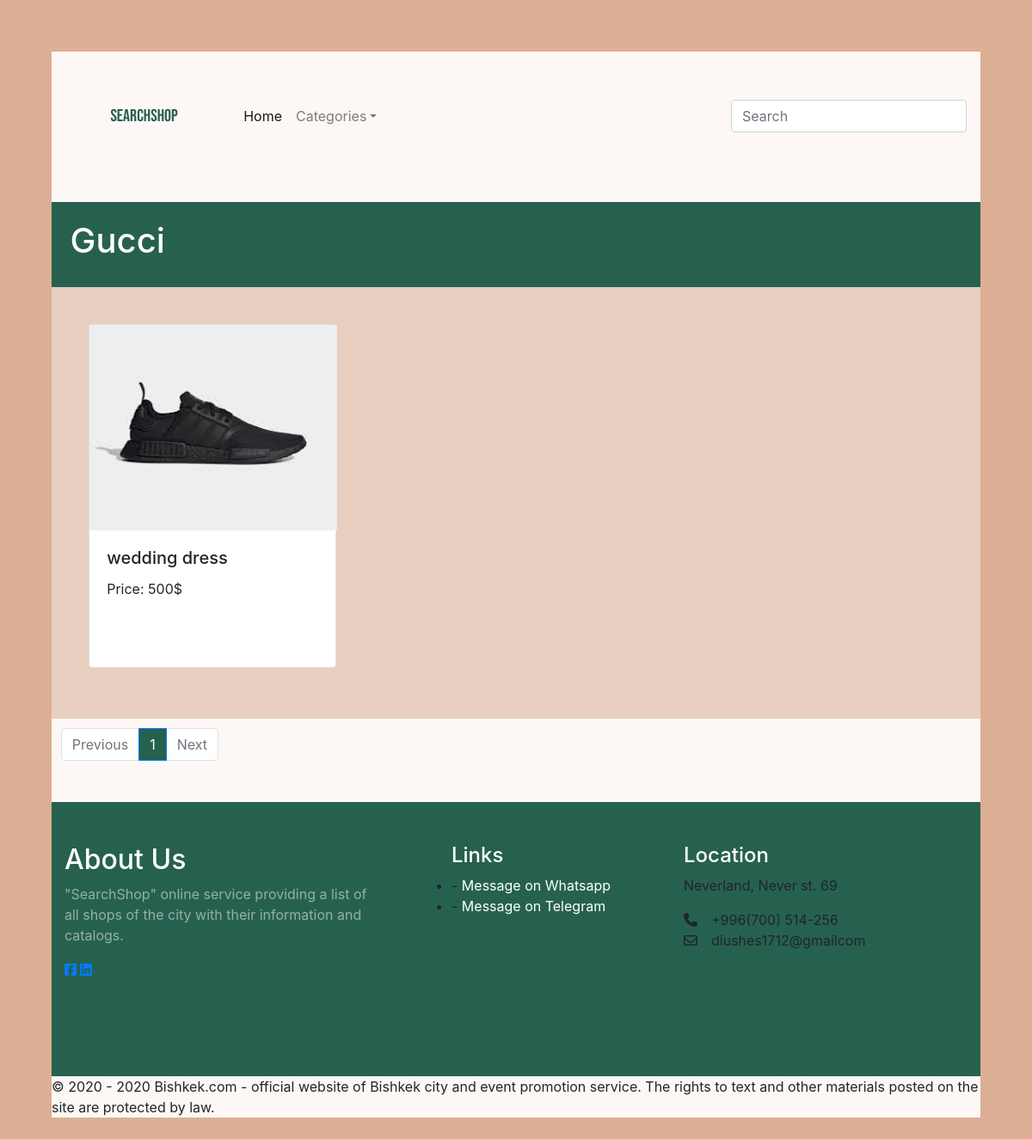
The app's page /mainpage/shops/4/ with its own data.
### mainpage/models.py (models this page shows, shortened)
class Shop(models.Model):
    name = models.CharField(max_length=100)
    address = models.CharField(max_length=200)
    contacts = models.CharField(max_length=100)
    image = models.ImageField(max_length=120)
    date_pub = models.DateTimeField(auto_now_add=True)
    category = models.ForeignKey(Category, on_delete=models.CASCADE)
    class Meta:
        ordering = ['-date_pub']

class Product(models.Model):
    name = models.CharField(max_length=150)
    price = models.CharField(max_length=50)
    image = models.ImageField(max_length=120)
    shop = models.ForeignKey(Shop, on_delete=models.CASCADE)

### mainpage/views.py (the view)
# urls.py: path("mainpage/shops/<int:pk>/", Catalog, name="catalog"),
def Catalog(request, pk):
    search_query = request.GET.get('search', '')
    if search_query:
        shops = Shop.objects.filter(name__icontains=search_query)
    else:
        shops = Shop.objects.all()
    shop = Shop.objects.get(id=pk)
    products = Product.objects.filter(shop=pk)
    paginator = Paginator(products, 9)
    page_number = request.GET.get('page',1)
    page = paginator.get_page(page_number)
    is_paginated = page.has_other_pages()
    if page.has_previous():
        prev_url = '?page={}'.format(page.previous_page_number())
    else:
        prev_url = ''
    if page.has_next():
        next_url = '?page{}'.format(page.next_page_number())
    else:
        next_url = ''
    categories = Category.objects.all()
    context = {
        "shop": shop,
        "products": page,
        "is_paginated":is_paginated,
        "next_url":next_url,
        "prev_url":prev_url,
        "categories":categories,
    }
    return render(request, "catalog.html", context=context)

### templates/catalog.html (shortened to what this page needs)
<!DOCTYPE html>
{% load static %}
<html lang="en">
<head>
    <link rel="stylesheet" href="{% static 'css/mainpage.css' %}">
    <link rel="stylesheet" href="https://maxcdn.bootstrapcdn.com/bootstrap/4.5.2/css/bootstrap.min.css">
</head>
<body>
    <div class="bg">
    <div class="content">
    <section class="top">
<nav class="navbar navbar-expand-lg navbar-light blue-grey lighten-5 mb-4">
  <a class="navbar-brand"  href="{% url "mainpage:shop_list"%}" style="color: #266150;font-family: 'Bebas Neue', cursive;padding: 5%;"href="#">SearchShop</a>
  <div class="collapse navbar-collapse" id="navbarSupportedContent">
    <ul class="navbar-nav mr-auto">
      <li class="nav-item active">
        <a class="nav-link" href="{% url "mainpage:shop_list"%}">Home <span class="sr-only">(current)</span></a>
      </li>
      <li class="nav-item dropdown">
        <a class="nav-link dropdown-toggle" id="navbarDropdownMenuLink" data-toggle="dropdown"
          aria-haspopup="true" aria-expanded="false">Categories</a>
      </li>
    </ul>
    <form class="form-inline" action="{% url "mainpage:shop_list" %}">
      <input class="form-control" type="text" placeholder="Search" aria-label="Search" name="search">
    </form>
  </div>
</nav>
    </section>
        <section style="background-color:#266150;padding: 2%;">
            <h1 style="color: White">{{ shop.name}}</h1>
        </section>
<section class="middle">
<div class="cards">
        {% for product in products %}
            <div class="card mb-3" style="width: 18rem;height:25rem;">
                <div class="image-div" style="width: 18rem; height: 60%;">
                    <img class="card-img" src="{{ product.image.url }}" style="height: 100%; width: 100%;" alt="Card image cap"/>
    </div>
  <div class="card-body">
    <h5 class="card-title">{{ product.name}}</h5>
    <p class="card-text">Price: {{ product.price}}</p>
  </div>
</div>
{% endfor %}
</div>
 </section>
<section class="navigation">
<nav aria-label="...">
  <ul class="pagination">
    <li class="page-item {% if not prev_url %}disabled{% endif %}">
      <a class="page-link" href="{{ prev_url }}" tabindex="-1">Previous</a>
    </li>
      {% for n in products.paginator.page_range %}
          {% if products.number == n %}
                <li class="page-item active">
                    <a class="page-link" href="?page={{ n }}" style="background-color: #266150;">{{n}}<span class="sr-only">(current)</span></a>
                </li>
          {% elif n > products.number|add:-3 and n < products.number|add:3 %}
                <li class="page-item"><a class="page-link" href="?page={{ n }}">{{n}}</a></li>
          {% endif %}
      {% endfor %}
    <li class="page-item {% if not next_url %}disabled{% endif %}">
      <a class="page-link" href="{{ next_url }}" tabindex="-1">Next</a>
    </li>
  </ul>
</nav>
</section>
<div class="mt-5 pt-5 pb-5 footer" style="background-color: #266150;">
<div class="container">
  <div class="row">
    <div class="col-lg-5 col-xs-12 about-company">
      <h2 style="color: white;">About Us</h2>
      <p class="pr-5 text-white-50">"SearchShop" online service providing a list of all shops of the city with their information and catalogs. </p>
      <p><a href="#"><i class="fa fa-facebook-square mr-1"></i></a><a href="#"><i class="fa fa-linkedin-square"></i></a></p>
    </div>
    <div class="col-lg-3 col-xs-12 links">
      <h4 class="mt-lg-0 mt-sm-3" style="color: white;">Links</h4>
        <ul class="m-0 p-0">
          <li>- <a style="color: white;" href="https://api.whatsapp.com/send?phone=996700514256">Message on Whatsapp</a></li>
          <li>- <a style="color: white;" href="https://t.me/amy_diushes">Message on Telegram</a></li>
        </ul>
    </div>
    <div class="col-lg-4 col-xs-12 location">
      <h4 class="mt-lg-0 mt-sm-4" style="color: white;">Location</h4>
      <p>Neverland, Never st. 69 </p>
      <p class="mb-0"><i class="fa fa-phone mr-3"></i>+996(700) 514-256</p>
      <p><i class="fa fa-envelope-o mr-3"></i>diushes1712@gmailcom</p>
    </div>
  </div>
</div>
</div>
    <section>
<p>© 2020 - 2020 Bishkek.com - official website of Bishkek city and event promotion service. The rights to text and other materials posted on the site are protected by law.</p>
</section>
    </div>
    </div>
</body>
</html>

### mainpage/static/css/mainpage.css (style rules this page uses)
.bg { background-color: #DDAF94; height: 100%; background-size: cover; padding: 5%; }
.content { background-color: #FDF8F5; }
.middle { background-color: #E8CEBF; }
.cards { padding: 4%; display: grid; grid-template-columns: 1fr 1fr 1fr ; grid-column-gap: 2%; }
.navigation { margin: 1%; }

### records on screen
Shop: name "Gucci"
Product: image (picture), name "wedding dress", price "500$"

### other values on screen
{{ n }} "1"
